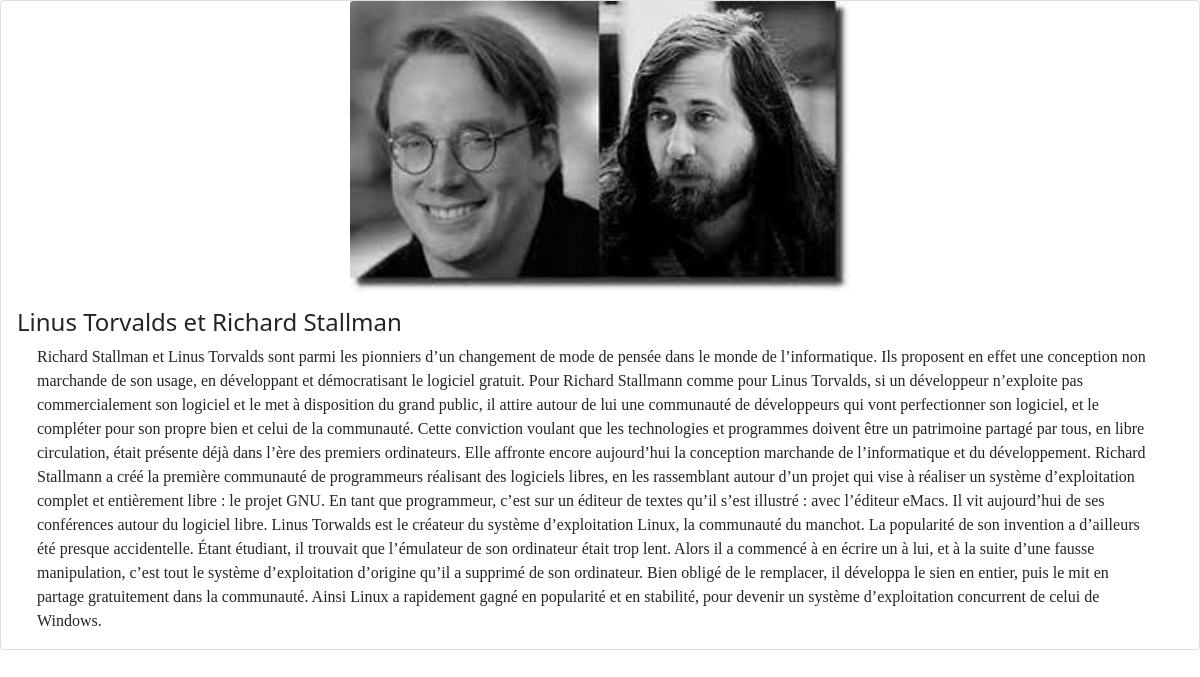
/detail.php?id=12, run on the app's committed database.
### tables this page shows
CREATE TABLE `personnages` (
  `id` int(11) NOT NULL,
  `nom_complet` varchar(50) NOT NULL,
  `nom_image` varchar(50) NOT NULL,
  `historique` text NOT NULL
);

### detail.php (the view, shortened to what this page needs)
<?php
$data = require_once('connect.php');
$id = $_GET['id'];
$req=$conn->prepare("SELECT * FROM personnages WHERE id =$id");
$req->execute();
$detail = $req->fetch();
?>
<!DOCTYPE html>
<html lang="fr">
<head>
    <link href="https://cdn.jsdelivr.net/npm/bootstrap@5.1.3/dist/css/bootstrap.min.css" rel="stylesheet">
    <link rel="stylesheet" href="detail.css">
</head>
<body>
<div class="detail-contenaire">
    <div class="card mb-3">
            <img src="<?= $detail['nom_image']?>" class="card-img-top" alt="<?= $detail['nom_complet']?>" >
        <div class="card-body">
            <h4 class="card-title"><?= $detail['nom_complet']?></h4>
            <p class="card-text"><?= $detail['historique']?></p>
        </div>
    </div>
</div>
</body>
</html>

### detail.css (style rules this page uses)
.detail-contenaire { display: flex; justify-content: center; }
.detail-contenaire .card img { display: block; margin-left: auto; margin-right: auto; width: 500px; }
p { font-family: "Times New Roman", Times, serif; margin-left: 20px; margin-right: 30px; }

### data on the page
personnages: nom_image (picture), nom_complet "Linus Torvalds et Richard Stallman", historique "Richard Stallman et Linus Torvalds sont parmi les pionniers d’un changement de mode de pensée dans le monde de l’informatique. Ils proposent en effet une conception non marchande de son usage, en développant et démocratisant le logiciel gratuit. Pour Richard Stallmann comme pour Linus Torvalds, si un développeur n’exploite pas commercialement son logiciel et le met à disposition du grand public, il attire autour de lui une communauté de développeurs qui vont perfectionner son logiciel, et le compléter pour son propre bien et celui de la communauté. Cette conviction voulant que les technologies et programmes doivent être un patrimoine partagé par tous, en libre circulation, était présente…"
